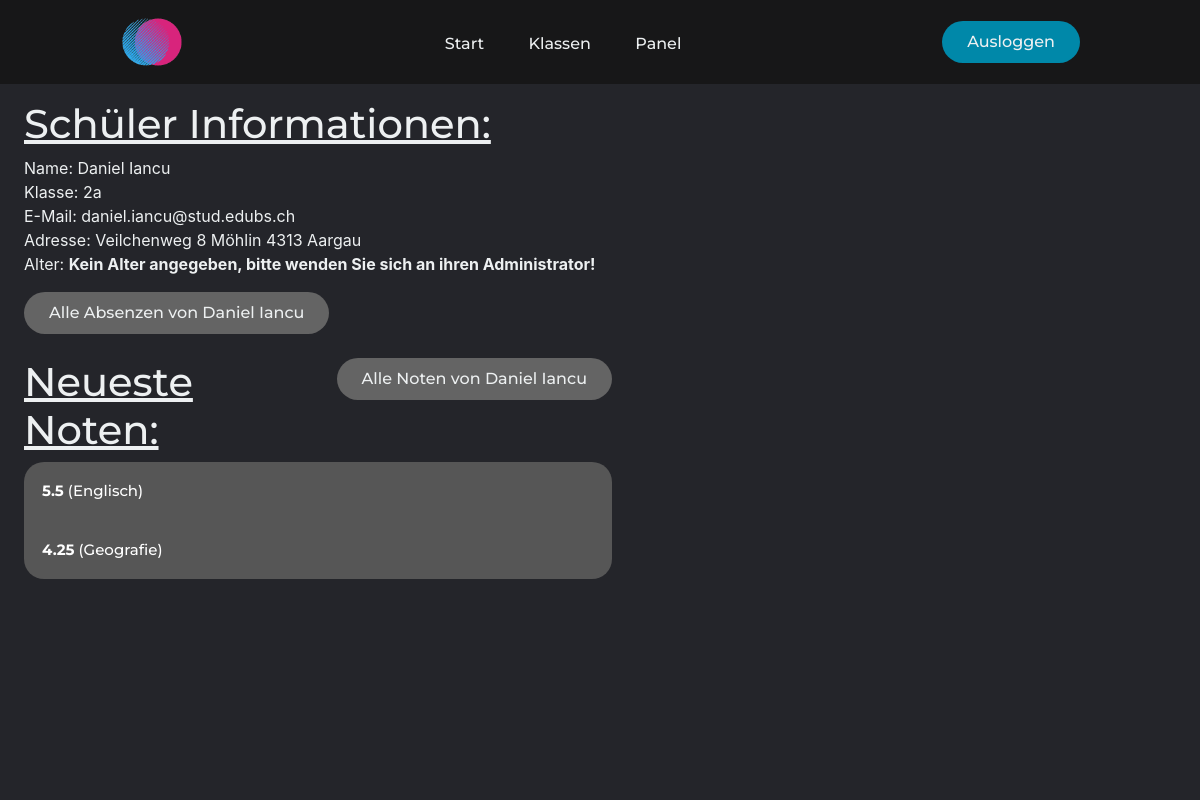
/schuler/5/ (signed in), run on the app's committed database.
### mainApp/models.py (models this page shows, shortened)
class Person(AbstractUser):
    klasse = models.ForeignKey(SchoolClass, on_delete=models.CASCADE)
    birth = models.DateField(default=datetime.date.today)
    street = models.CharField(max_length=25, blank=True, null=True)
    street_number = models.IntegerField(validators=[MinValueValidator(0), MaxValueValidator(999)], blank=True, null=True)
    city = models.CharField(max_length=20, blank=True, null=True)
    province = models.CharField(max_length=20, blank=True, null=True)
    code = models.IntegerField(validators=[MinValueValidator(0, MaxValueValidator(9999))], blank=True, null=True)
    def __init__(self, *args, **kwargs):
        super(Person, self).__init__(*args, **kwargs)
        if self.username and self.is_student() and not self.email and not self.first_name and not self.last_name:
            name = self.username.split('.')
            self.first_name = name[0].capitalize()
            self.last_name = name[len(name)-1].capitalize()
            self.email = f'{self.username}@stud.edubs.ch'
        elif self.username and self.is_teacher() and not self.email and not self.first_name and not self.last_name:
            name = self.username.split('.')
            self.first_name = name[0].capitalize()
            self.last_name = name[len(name)-1].capitalize()
            self.email = f'{self.username}@edubs.ch'
    def return_address(self):
        if self.street and self.street_number and self.city and self.province and self.code:
            return self.street + ' ' + str(self.street_number) + ' ' + self.city + ' ' + str(self.code) + ' ' + self.province
        else:
            return 'N/A'
    def get_age(self):
        return int((datetime.date.today() - self.birth).days / 365.25)
    def is_student(self):
        return self.groups.filter(name='Student').exists()
    def is_teacher(self):
        return self.groups.filter(name='Teacher').exists()

class SchoolClass(models.Model):
    name = models.CharField(max_length=5)
    def __str__(self):
        return f'{self.name}'
    class Meta:
        verbose_name = 'School Class'
        verbose_name_plural = "School Classes"

class Subject(models.Model):
    teacher = models.ForeignKey(Person, on_delete=models.CASCADE)
    name = models.CharField(max_length=20)
    def __str__(self):
        return f'{self.name}'

class Grade(models.Model):
    student = models.ForeignKey(Person, on_delete=models.CASCADE)
    grade = models.FloatField(validators=[MinValueValidator(1), MaxValueValidator(6)])
    test = models.ForeignKey(Test, on_delete=models.CASCADE)
    @staticmethod
    def get_recent_grades(student_id):
        grades_list_complete = []
        grades_object_list = Grade.objects.filter(student_id=student_id).order_by('test__date')[:5]
        for grade in grades_object_list:
            grade_dict = {}
            grade_dict['Note'] = grade.grade
            grade_dict['Fach'] = grade.test.thema.subject
            grade_dict['Thema'] = grade.test.thema
            grade_dict['Datum'] = grade.test.date.strftime('%d/%m/%Y')
            grade_dict['Gewichtung'] = grade.test.weight
            grade_dict['ID'] = grade.id
            grades_list_complete.append(grade_dict)
        return grades_list_complete

### mainApp/views.py (the view)
# urls.py: path('schuler/<int:student_id>/', views.detail, name='detail'),
def detail(request, student_id):
    if request.user.is_authenticated:
        if request.user.is_teacher():
            student = get_object_or_404(Person, pk=student_id)
            recent_grades = Grade.get_recent_grades(student_id=student_id)
            return render(request, 'schuler.html', {'student': student, 'recent_grades': recent_grades})
        else:
            return redirect('mainApp:home')
    else:  # else redirect to login page
        return redirect('loginForm:login')

### mainApp/models.py (called while the page is built)
    def __str__(self):
        return f'{self.subject}, {self.thema}'

### mainApp/templatetags/main_extra.py (called while the page is built)
@register.filter
def get_class_button(local_dict, item):
    local_list = list(local_dict)
    if len(local_list) == 1:
        return 'collapsible bottom-collapsible top-collapsible'
    elif local_list.index(item) == 0:
        return 'collapsible top-collapsible'
    elif local_list.index(item) == len(local_list) - 1:
        return 'collapsible bottom-collapsible'
    return 'collapsible'

@register.filter
def get_avg_class(klasse, thema):
    if thema:
        grades_object_list = Grade.objects.filter(test__school_class=klasse, test__thema=thema)
        grades = []
        if thema and grades_object_list:
            for grade in grades_object_list:
                grades.append(grade.grade)
            return round(sum(grades) / len(grades), 1)
    return None

### mainApp/templates/schuler.html (shortened to what this page needs)
{% extends 'layout.html' %}
{% load main_extra %}
{% block body %}
    <main>
        <div class="personal-info">
            <h1>
                <u>Schüler Informationen:</u>
            </h1>
            <p>
                {% if student.first_name|length > 0 and student.last_name|length > 0 %}
                    Name: {{ student.first_name }} {{ student.last_name }}
                {% else %}
                    Name: <strong>Kein Name angegeben, bitte wenden Sie sich an ihren Administrator!</strong>
                {% endif %}
                <br>
                {% if student.klasse %}
                    Klasse: {{ student.klasse }}
                    <br>
                {% endif %}
                {% if student.email|length > 0 %}
                    E-Mail: {{ student.email }}
                {% else %}
                    E-Mail: <strong>Keine E-Mail angegeben, bitte wenden Sie sich an ihren Administrator!</strong>
                {% endif %}
                <br>
                Adresse: {{ student.return_address }}
                <br>
                {% if student.get_age > 10 %}
                    Alter: {{ student.get_age }} Jahre
                {% else %}
                    Alter: <strong>Kein Alter angegeben, bitte wenden Sie sich an ihren Administrator!</strong>
                {% endif %}
            </p>
            <form action="{% url 'mainApp:all_absenzen' student.id %}" method="POST">
                <button type="submit" class="small-button">Alle Absenzen von {{ student.first_name }} {{ student.last_name }}</button>
            </form>
            <br>
            <div style="width:50%">
                {% if recent_grades %}
                <form action="{% url 'mainApp:all_grades' student.id %}" method="POST">
                    <button type="submit" class="small-button-align-right small-button">Alle Noten von {{ student.first_name }} {{ student.last_name }}</button>
                </form>
                {% endif %}
                <h1>
                    <u>Neueste Noten:</u>
                </h1>
            </div>
            {% if recent_grades %}
                {% for grade in recent_grades %}
                    <button class="{{ recent_grades|get_class_button:grade }}" type="button" onclick="collapse_show_button(this)">
                        <strong>{{ grade.Note }}</strong> ({{ grade.Fach }})
                    </button>
                {% endfor %}
            {% else %}
                <p>Dieser Schüler hat noch keine Noten</p>
            {% endif %}
        </div>
    </main>
{% endblock body %}

### static/css/styles.css (style rules this page uses)
* { --main-bg-color: #24252A; --nav-bg-color: #171718; --button-roundness: 20px; box-sizing: border-box; margin: 0; padding: 0; }
li, a, button { font-family: "Montserrat", sans-serif; font-weight: 500; font-size: 16px; color: #edf0f1; text-decoration: none; }
h1, h2 { font-family: "Montserrat", sans-serif; font-weight: 500; color: #edf0f1; text-decoration: none; }
main { background-color: var(--main-bg-color); min-width: 100%; min-height: 100%; max-width: 100%; }
body { height: calc(100vh - 84px); width: 100vw; }
.personal-info { padding-top: 2vh; padding-bottom: 10px; margin-left: 2vw; color: #edf0f1; }
.collapsible { transition: all 0.1s linear; background-color: #565656; color: white; cursor: pointer; padding: 18px; width: 50%; border: none; text-align: left; outline: none; font-size: 15px; }
.collapsible.top-collapsible { border-top-left-radius: var(--button-roundness); border-top-right-radius: var(--button-roundness); }
.collapsible.bottom-collapsible { border-bottom-left-radius: var(--button-roundness); border-bottom-right-radius: var(--button-roundness); }
.small-button { padding: 9px 25px; background-color: #646464; border: none; border-radius: 50px; cursor: pointer; transition: all 0.3s ease 0s; }
.small-button-align-right { float: right; }

### data on the page
Person: first_name "Daniel", last_name "Iancu", klasse "2a", email "daniel.iancu@stud.edubs.ch", return_address "Veilchenweg 8 Möhlin 4313 Aargau"
Subject: Note "5.5", Fach "Englisch"
Subject: Note "4.25", Fach "Geografie"
